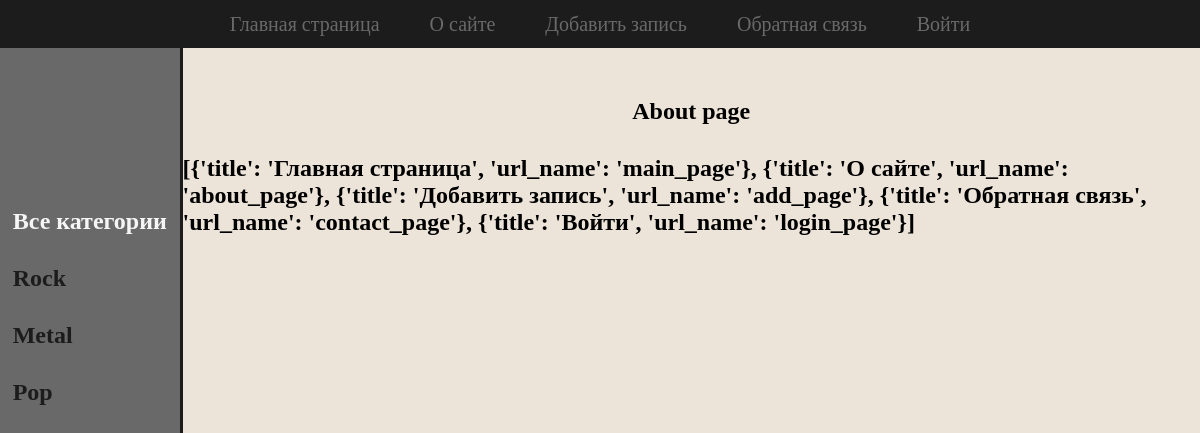
The page /about/ on the database its author committed.
### music/models.py (models this page shows, shortened)
class Genre(models.Model):
    name = models.CharField('Genre name', max_length=100, db_index=True)
    def get_absolute_url(self):
        return reverse('genre_page', kwargs={'genre_id': self.pk})

### music/views.py (the view)
# urls.py: path('about/', about_page, name='about_page'),
def about_page(request):
    genres = Genre.objects.all()
    context = {
        'title': 'About page',
        'genres': genres,
        'menu': menu,
    }
    return render(request, 'music/index_about.html', context=context)

### music/templates/music/index_about.html
{% extends 'music/layout.html' %}
{% block content %}
    <h1>{{ title }}</h1>
    <h1>{{ menu }}</h1>
{% endblock %}

### music/templates/music/layout.html (shortened to what this page needs)
<!doctype html>
{% load static %}
<html lang="en">
<head>
    <link rel="stylesheet" href="{% static 'music/css/music.css' %}">
</head>
<body>
    <section class="top_navi">
        {% block menu %}
            <ul>
                {% for item in menu %}
                    <li><a href="{% url item.url_name %}">{{ item.title }}</a></li>
                {% endfor %}
            </ul>
        {% endblock %}
    </section>
    <section class="content">
        <main class="main_left">
            <ul>
                {% if not select_url %}
                    <li>Все категории</li>
                {% else %}
                    <li><a href="{% url 'main_page' %}">Все категории</a></li>
                {% endif %}
                {% for genre in genres %}
                    {% if select_url == genre.pk %}
                        <li>{{ genre.name }}</li>
                    {% else %}
                        <li><a href="{{ genre.get_absolute_url }}">{{ genre.name }}</a></li>
                    {% endif %}
                {% endfor %}
            </ul>
        </main>
        <main class="main_right">
            {% block content %}{% endblock %}
        </main>
    </section>
</body>
</html>

### music/static/music/css/music.css (style rules this page uses)
* { margin: 0; padding: 0; }
body { display: flex; flex-direction: column; }
.top_navi { width: 100vw; height: 6vh; background: #1c1c1c; color: dimgray; display: flex; align-items: center; }
.top_navi ul { margin: auto; display: flex; gap: 50px; list-style: none; }
.top_navi ul li, .top_navi ul a { text-decoration: none; color: dimgray; font-size: 20px; }
.content { width: 100vw; min-height: 94vh; display: flex; }
.content .main_left { width: 15vw; min-width: 120px; min-height: 94vh; background: dimgray; border-right: 3px solid #1c1c1c; display: flex; flex-direction: column; align-items: center; }
.content .main_left ul { margin-top: 20vh; list-style: none; display: flex; flex-direction: column; gap: 30px; }
.content .main_left ul li { font-weight: bold; font-size: 24px; color: whitesmoke; }
.content .main_left ul a { text-decoration: none; font-weight: bold; font-size: 24px; color: #1c1c1c; }
.content .main_right { width: 85vw; min-height: 94vh; background: #ede4d9; display: flex; flex-direction: column; align-items: center; gap: 30px; padding-top: 50px; }

### rows shown on the page
Genre: name "Rock"
Genre: name "Metal"
Genre: name "Pop"

### other values the page prints
{{ item.title }} "Главная страница" "О сайте" "Добавить запись" "Обратная связь" "Войти"
{{ title }} "About page"
